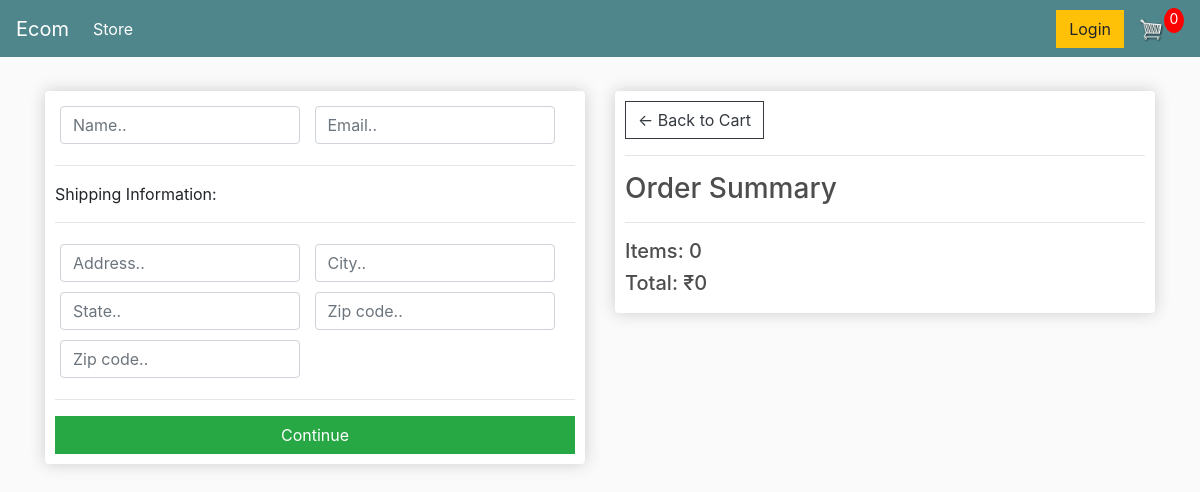
The app's page /checkout (signed in), older data.
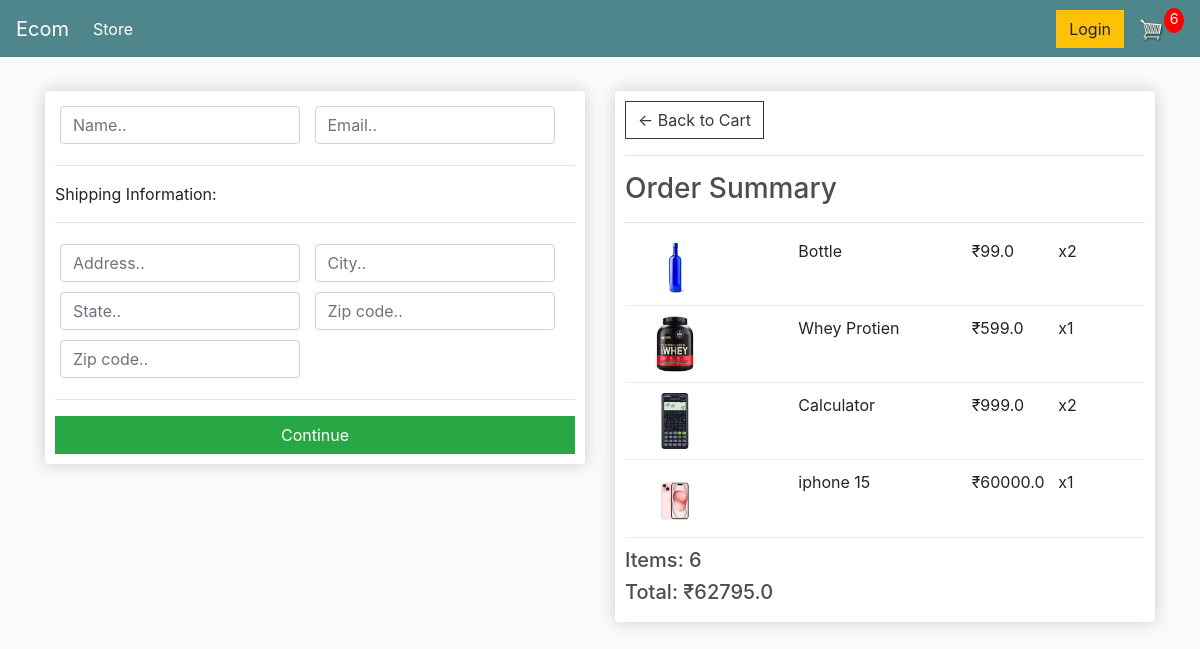
The same page, newer data.
### store/models.py (models this page shows, shortened)
class Order(models.Model):
    customer=models.ForeignKey(Customer,on_delete=models.SET_NULL,blank=True,null=True)
    date_ordered=models.DateTimeField(auto_now_add=True)
    complete=models.BooleanField(default=False,null=True,blank=False)
    transaction_id=models.CharField(max_length=200,null=True)
    @property
    def get_cart_total(self):
        orderitems=self.orderitem_set.all()
        total=sum([item.get_total for item in orderitems])
        return total
    @property
    def get_cart_items(self):
        orderitems=self.orderitem_set.all()
        total=sum([item.quantity for item in orderitems])
        return total

class OrderItem(models.Model):
    product=models.ForeignKey(Product,on_delete=models.SET_NULL,blank=True,null=True)
    order=models.ForeignKey(Order,on_delete=models.SET_NULL,blank=True,null=True)
    quantity=models.IntegerField(default=0,null=True,blank=True)
    date_added=models.DateTimeField(auto_now_add=True)
    @property
    def get_total(self):
        total=self.product.price*self.quantity
        return total

class Product(models.Model):
    name=models.CharField(max_length=200,null=True)
    price=models.FloatField()
    digital=models.BooleanField(default=False,null=True,blank=False)
    image=models.ImageField(null=True,blank=True)
    @property
    def imageURL(self):
        try:
            url=self.image.url
        except:
            url=""
        return url

### store/views.py (the view)
# urls.py: path('checkout',views.checkout,name='checkout'),
def checkout(request):
    if request.user.is_authenticated:
        customer=request.user.customer
        order,created=Order.objects.get_or_create(customer=customer,complete=False)
        items=order.orderitem_set.all()
        cartItems=order.get_cart_items
    else:
        items=[]
        order={'get_cart_total':0,'get_cart_items':0}
        cartItems=order['get_cart_items']
    context={'items':items,'order':order,'cartItems':cartItems}
    return render(request,'checkout.html',context)

### templates/checkout.html (shortened to what this page needs)
{% extends 'main.html' %}
{% load static %}
{% block content %}
     <div class="row">
		<div class="col-lg-6">
			<div class="box-element" id="form-wrapper">
				<form id="form">
					<div id="user-info">
						<div class="form-field">
							<input required class="form-control" type="text" name="name" placeholder="Name..">
						</div>
						<div class="form-field">
							<input required class="form-control" type="email" name="email" placeholder="Email..">
						</div>
					</div>
					<div id="shipping-info">
						<hr>
						<p>Shipping Information:</p>
						<hr>
						<div class="form-field">
							<input class="form-control" type="text" name="address" placeholder="Address..">
						</div>
						<div class="form-field">
							<input class="form-control" type="text" name="city" placeholder="City..">
						</div>
						<div class="form-field">
							<input class="form-control" type="text" name="state" placeholder="State..">
						</div>
						<div class="form-field">
							<input class="form-control" type="text" name="zipcode" placeholder="Zip code..">
						</div>
						<div class="form-field">
							<input class="form-control" type="text" name="country" placeholder="Zip code..">
						</div>
					</div>
					<hr>
					<input id="form-button" class="btn btn-success btn-block" type="submit" value="Continue">
				</form>
			</div>
			<br>
		</div>
		<div class="col-lg-6">
			<div class="box-element">
				<a  class="btn btn-outline-dark" href="{% url 'cart' %}">&#x2190; Back to Cart</a>
				<hr>
				<h3>Order Summary</h3>
				<hr>
				{% for item in items %}
				<div class="cart-row">
					<div style="flex:2"><img class="row-image" src="{{item.product.imageURL}}"></div>
					<div style="flex:2"><p>{{item.product.name}}</p></div>
					<div style="flex:1"><p>₹{{item.product.price}}</p></div>
					<div style="flex:1"><p>x{{item.quantity}}</p></div>
				</div>
				{% endfor %}
				<h5>Items:   {{order.get_cart_items}}</h5>
				<h5>Total:   ₹{{order.get_cart_total}}</h5>
			</div>
		</div>
	</div>
{% endblock content %}

Row changes from the older to the newer data that the page shows:
added OrderItem: product.imageURL (picture), product.name "Bottle", product.price "99.0", quantity "2"
added OrderItem: product.imageURL (picture), product.name "Whey Protien", product.price "599.0", quantity "1"
added OrderItem: product.imageURL (picture), product.name "Calculator", product.price "999.0", quantity "2"
added OrderItem: product.imageURL (picture), product.name "iphone 15", product.price "60000.0", quantity "1"
computed for Order: get_cart_items "0" → "6"; get_cart_total "0" → "62795.0"
Text that changed along with them:
{{ cartItems }}: "0" → "6"
